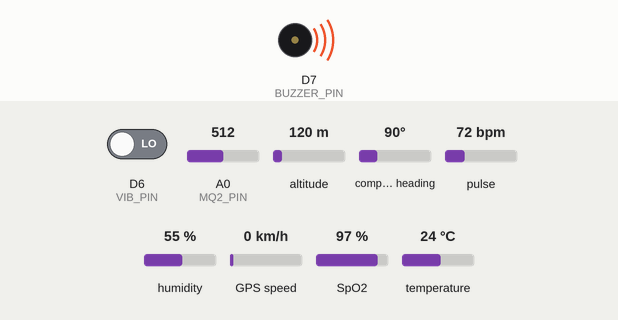
This sketch was run on a simulated ESP8266 (NodeMCU). On the bench: buzzer (waves = sounding, pin HIGH). The test bench sets the inputs (shaded band); at power-on: A0 (MQ2_PIN) = 512, D6 (VIB_PIN) LOW, altitude 120 m, compass heading 90°, pulse 72 bpm, humidity 55 %, GPS speed 0 km/h, SpO2 97 %, temperature 24 °C. WiFi joins after 1.5 s; servers stay silent unless stated; the GPS gets a fix after 3 s at 37.7749, -122.4194 with 8 satellites; what the sketch prints to the serial monitor is not drawn.

Above: at 3.0 s.
3.1 s: A0 (MQ2_PIN) set to 416
6.3 s: A0 (MQ2_PIN) set to 383
At 7.2 s:
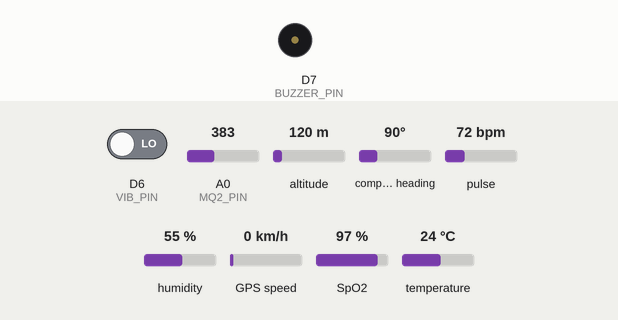
9.3 s: A0 (MQ2_PIN) set to 410
At 10.7 s:
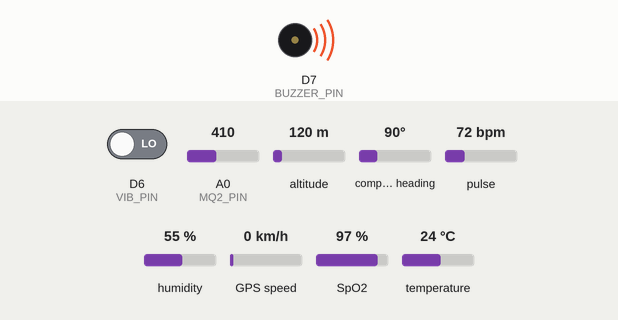
11.3 s: A0 (MQ2_PIN) set to 390
At 13.0 s:
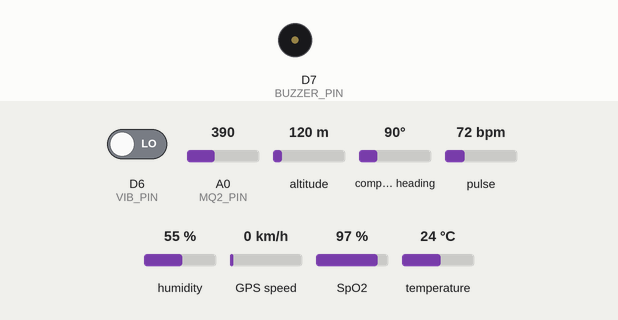
Timing chart, 0 to 14.3 s (numbered marks = the images above; inputs shaded):
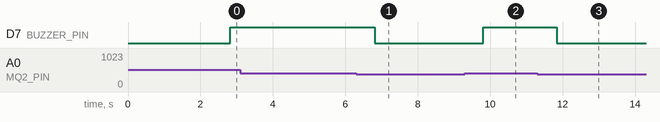

The sketch:

IOT_Based_smart_helmet_for_coal_miner.ino
```cpp
/*************************************************
 * Smart Helmet for Coal Miner Safety Monitoring
 * ESP8266 + MAX30100 + DHT11 + MQ2 + Vibration + GPS6MV2 + Blynk IoT
 *************************************************/

// ----------- BLYNK SETTINGS -----------
#define BLYNK_TEMPLATE_ID   "TMPL3KD138ian"
#define BLYNK_TEMPLATE_NAME "Smart Helmet for Coal Miner Safety Monitoring"
#define BLYNK_AUTH_TOKEN    "8a3zUuA5A5thsJjTCcYBEh366IX_qFUq"

#include <ESP8266WiFi.h>
#include <BlynkSimpleEsp8266.h>

#include <Wire.h>
#include "MAX30100_PulseOximeter.h"
#include "DHT.h"
#include <SoftwareSerial.h>
#include <TinyGPS++.h>

// ------------- PIN DEFINITIONS -------------
#define SDA_PIN       D2          // MAX30100 SDA  (GPIO4)
#define SCL_PIN       D1          // MAX30100 SCL  (GPIO5)

#define DHTPIN        D5          // DHT11 data pin
#define DHTTYPE       DHT11

#define MQ2_PIN       A0          // MQ2 analog output
#define VIB_PIN       D6          // Vibration sensor digital output
#define BUZZER_PIN    D7          // Buzzer pin

#define GPS_RX_PIN    D3          // ESP8266 RX (connect to GPS TX)
#define GPS_TX_PIN    D4          // ESP8266 TX (usually unused)

// ------------- THRESHOLDS -------------
#define HR_MIN        50
#define HR_MAX        120
#define SPO2_MIN      94

#define TEMP_MAX      38.0
#define HUMID_MAX     80.0

#define MQ2_THRESHOLD 400

// ------------- Wi-Fi CREDENTIALS -------------
char ssid[] = "helmet123";
char pass[] = "helmet321";

// ------------- BLYNK VIRTUAL PINS -------------
// V0 → Heart Rate
// V1 → SpO2
// V2 → Temperature
// V3 → Humidity
// V4 → MQ2 gas value
// V5 → Vibration
// V8 → Latitude
// V9 → Longitude
#define VPIN_HR       V0
#define VPIN_SPO2     V1
#define VPIN_TEMP     V2
#define VPIN_HUM      V3
#define VPIN_MQ2      V4
#define VPIN_VIB      V5
#define VPIN_LAT      V8
#define VPIN_LON      V9

// ------------- OBJECTS -------------
PulseOximeter pox;
DHT dht(DHTPIN, DHTTYPE);
TinyGPSPlus gps;
SoftwareSerial gpsSerial(GPS_RX_PIN, GPS_TX_PIN);

BlynkTimer timer;

bool max30100Ok = false;

// Optional heartbeat callback
void onBeatDetected() {
  Serial.println("Beat detected!");
}

// -------- GPS HANDLER --------
void updateGPS() {
  while (gpsSerial.available() > 0) {
    gps.encode(gpsSerial.read());
  }
}

// -------- MAIN SENSOR FUNCTION --------
void readAndCheckSensors() {
  bool abnormal = false;

  // -------- MAX30100 (Heart Rate & SpO2) --------
  float hr = NAN;
  float spo2 = NAN;
  bool hrValid = false;
  bool spo2Valid = false;

  if (max30100Ok) {
    hr = pox.getHeartRate();
    spo2 = pox.getSpO2();

    hrValid = !(isnan(hr) || hr < 30 || hr > 220);
    spo2Valid = !(isnan(spo2) || spo2 < 70 || spo2 > 100);
  }

  Serial.print("HR: ");
  if (hrValid) {
    Serial.print(hr);
    Serial.print(" bpm");
  } else {
    Serial.print("INVALID");
  }

  Serial.print(" | SpO2: ");
  if (spo2Valid) {
    Serial.print(spo2);
    Serial.print(" %");
  } else {
    Serial.print("INVALID");
  }

  if (hrValid && spo2Valid) {
    if (hr < HR_MIN || hr > HR_MAX || spo2 < SPO2_MIN) {
      abnormal = true;
    }
  }

  // -------- DHT11 (Temp & Humidity) --------
  float t = dht.readTemperature();
  float h = dht.readHumidity();

  Serial.print(" | Temp: ");
  if (!isnan(t)) {
    Serial.print(t);
    Serial.print(" °C");
    if (t > TEMP_MAX) {
      abnormal = true;
    }
  } else {
    Serial.print("INVALID");
  }

  Serial.print(" | Hum: ");
  if (!isnan(h)) {
    Serial.print(h);
    Serial.print(" %");
    if (h > HUMID_MAX) {
      abnormal = true;
    }
  } else {
    Serial.print("INVALID");
  }

  // -------- MQ2 (Gas Sensor) --------
  int mq2Raw = analogRead(MQ2_PIN);
  Serial.print(" | MQ2: ");
  Serial.print(mq2Raw);

  if (mq2Raw > MQ2_THRESHOLD) {
    abnormal = true;
  }

  // -------- Vibration Sensor --------
  int vib = digitalRead(VIB_PIN);
  Serial.print(" | Vib: ");
  Serial.print(vib);

  if (vib == HIGH) {
    abnormal = true;
  }

  // -------- GPS --------
  bool gpsOk = gps.location.isValid() && gps.location.age() < 10000;

  Serial.print(" | GPS: ");
  if (gpsOk) {
    Serial.print(gps.location.lat(), 6);
    Serial.print(", ");
    Serial.print(gps.location.lng(), 6);
    Serial.print(" (GPS)");
  } else {
    Serial.print("NO FIX");
  }

  // -------- BUZZER --------
  if (abnormal) {
    digitalWrite(BUZZER_PIN, HIGH);
    Serial.print(" | STATUS: ABNORMAL (BUZZER ON)");
  } else {
    digitalWrite(BUZZER_PIN, LOW);
    Serial.print(" | STATUS: NORMAL");
  }

  Serial.println();

  // -------- SEND TO BLYNK ONLY IF VALID --------
  if (Blynk.connected()) {
    if (hrValid) {
      Blynk.virtualWrite(VPIN_HR, hr);
    }

    if (spo2Valid) {
      Blynk.virtualWrite(VPIN_SPO2, spo2);
    }

    if (!isnan(t)) {
      Blynk.virtualWrite(VPIN_TEMP, t);
    }

    if (!isnan(h)) {
      Blynk.virtualWrite(VPIN_HUM, h);
    }

    Blynk.virtualWrite(VPIN_MQ2, mq2Raw);
    Blynk.virtualWrite(VPIN_VIB, vib);

    if (gpsOk) {
      Blynk.virtualWrite(VPIN_LAT, gps.location.lat());
      Blynk.virtualWrite(VPIN_LON, gps.location.lng());
    }
  }
}

// Optional: sync when connected
BLYNK_CONNECTED() {
  Blynk.syncAll();
}

void setup() {
  Serial.begin(115200);
  Serial.println();
  Serial.println("Smart Helmet - Accurate Sensor Mode");

  // ---------- WiFi + Blynk ----------
  Serial.println("Connecting to WiFi & Blynk...");
  Blynk.begin(BLYNK_AUTH_TOKEN, ssid, pass);
  Serial.println("WiFi + Blynk connected.");

  // ---------- I2C + MAX30100 ----------
  Wire.begin(SDA_PIN, SCL_PIN);

#ifdef ESP8266
  Wire.setClock(100000);
  Wire.setClockStretchLimit(200000L);
#endif

  max30100Ok = pox.begin();
  if (max30100Ok) {
    Serial.println("MAX30100 initialized successfully.");
    pox.setIRLedCurrent(MAX30100_LED_CURR_7_6MA);
    pox.setOnBeatDetectedCallback(onBeatDetected);
  } else {
    Serial.println("ERROR: MAX30100 initialization failed.");
    Serial.println("HR and SpO2 will remain INVALID until sensor works.");
  }

  // ---------- DHT ----------
  dht.begin();

  // ---------- GPIO ----------
  pinMode(MQ2_PIN, INPUT);
  pinMode(VIB_PIN, INPUT);
  pinMode(BUZZER_PIN, OUTPUT);
  digitalWrite(BUZZER_PIN, LOW);

  // ---------- GPS ----------
  gpsSerial.begin(9600);

  // ---------- Timer ----------
  timer.setInterval(1000L, readAndCheckSensors);

  Serial.println("Setup complete.");
}

void loop() {
  Blynk.run();
  timer.run();

  if (max30100Ok) {
    pox.update();
  }

  updateGPS();
}
```

Measured:
- the behaviour switches between 401 and 400 on A0 (MQ2_PIN) (found by bisection; images 0 and 1)
- after the input at 3.1 s, every drawn part: stays the same
- after the input at 6.3 s, D7 (BUZZER_PIN): HIGH → LOW after 0.51 s
- after the input at 9.3 s, D7 (BUZZER_PIN): LOW → HIGH after 0.51 s
- after the input at 11.3 s, D7 (BUZZER_PIN): HIGH → LOW after 0.53 s
